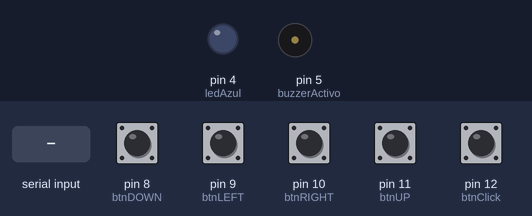
The sketch below on a simulated Arduino Uno, built with avr-gcc and run on an emulated ATmega328P. Shown: output pins drawn as LEDs (lit = HIGH), buzzer (waves = sounding, pin HIGH). The test bench sets the inputs (shaded band); at power-on: pin 8 (btnDOWN), pin 9 (btnLEFT), pin 10 (btnRIGHT), pin 11 (btnUP), pin 12 (btnClick) HIGH.

Above: at 1.2 s.
1.3 s: "M" received over Serial
At 1.42 s:
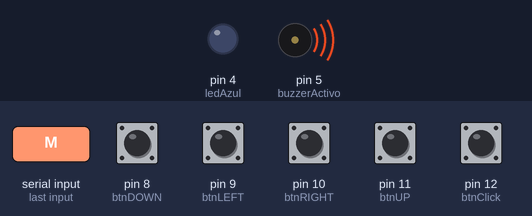
3.5 s: "L" received over Serial
At 3.9 s:
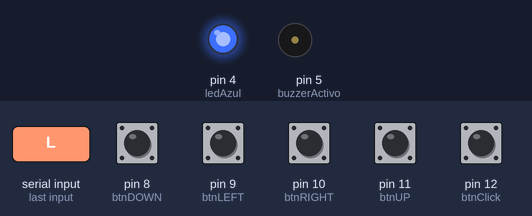
Timing chart, 0 to 6.5 s (numbered marks = the images above; inputs shaded):
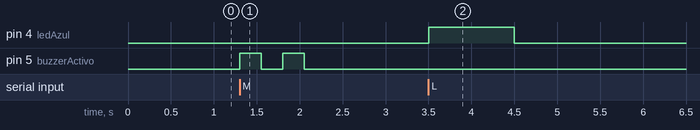

Measured:
- after the input at 1.3 s, pin 5 (buzzerActivo): alternates HIGH for 0.25 s and LOW for 0.25 s, 4 changes in all, then stays LOW, starting at once
- after the input at 3.5 s, pin 4 (ledAzul): LOW → HIGH at once, → LOW 1.0 s later

The sketch:

ArduinoCode.ino
```cpp
int btnLEFT = 9;
int btnDOWN = 8;
int btnRIGHT = 10;
int btnUP = 11;
int btnClick = 12;

int buzzerActivo = 5;
int ledAzul = 4;

void setup(){

  Serial.begin(9600);

  pinMode(btnLEFT, INPUT);
  pinMode(btnDOWN, INPUT);
  pinMode(btnRIGHT, INPUT);
  pinMode(btnUP, INPUT);
  pinMode(btnClick, INPUT);

  pinMode(buzzerActivo,OUTPUT);
  pinMode(ledAzul,OUTPUT);
}

void loop() {

  if (Serial.available() > 0) { // Si hay datos en el puerto serial
    char data = Serial.read(); // Leemos los datos
    if (data == 'B') { // Si la señal recibida es 'B', activa el buzzer
      digitalWrite(buzzerActivo, HIGH);
      delay(1000);
      digitalWrite(buzzerActivo, LOW);
    } else if (data == 'L') { // Si la señal recibida es 'L', activa el led
      digitalWrite(ledAzul, HIGH);
      delay(1000);
      digitalWrite(ledAzul, LOW);
    }else if(data =='M'){
      digitalWrite(buzzerActivo, HIGH);
      delay(250);
      digitalWrite(buzzerActivo, LOW);
      delay(250);
      digitalWrite(buzzerActivo, HIGH);
      delay(250);
      digitalWrite(buzzerActivo, LOW);
      }
  }
  if(digitalRead(btnLEFT) == LOW) {
    delay(100);
    Serial.println("BTN_LEFT");
    delay(1000);
  }

  if(digitalRead(btnDOWN) == LOW) {
    delay(100);
    Serial.println("BTN_DOWN");
    delay(1000);
  }

  if(digitalRead(btnRIGHT) == LOW) {
    delay(100);
    Serial.println("BTN_RIGHT");
    delay(1000);
  }

  if(digitalRead(btnUP) == LOW) {
    delay(100);
    Serial.println("BTN_UP");
    delay(1000);
  }

  if(digitalRead(btnClick) == LOW) {
    delay(100);
    Serial.println("BTN_CLICK");
    delay(1000);
  }
}
```
